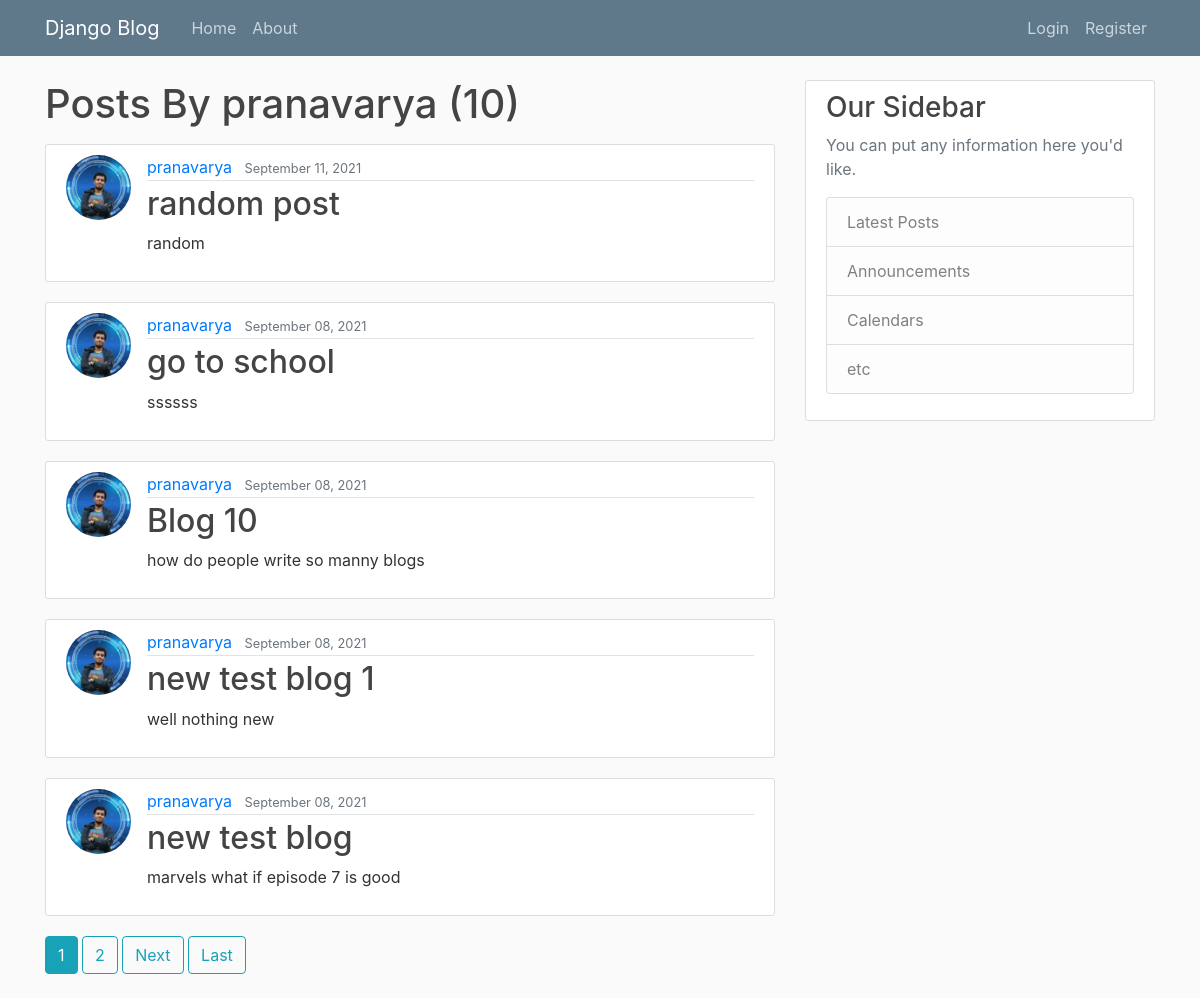
/user/pranavarya/, run on the app's committed database.
### blog/models.py (models this page shows, shortened)
class post(models.Model):
    title=models.CharField(max_length=100)
    content=models.TextField()
    date_posted=models.DateTimeField(default=timezone.now)
    author=models.ForeignKey(User,on_delete=models.CASCADE)

### users/models.py (models this page shows, shortened)
class Profile(models.Model):
    user = models.OneToOneField(User, on_delete=models.CASCADE)
    image = models.ImageField(default='default.jpg', upload_to='profile_pics')

### blog/views.py (the view)
# urls.py: path('user/<str:username>/', UserPostView.as_view(),name="user-posts"),
class UserPostView(ListView):
    model =  post
    template_name='blog/user_posts.html'
    context_object_name='posts'
    paginate_by=5
    def get_queryset(self) :
        user = get_object_or_404(User, username=self.kwargs.get('username'))
        return post.objects.filter(author=user).order_by('-date_posted')

### blog/templates/blog/user_posts.html (shortened to what this page needs)
{% extends "blog/base.html" %}
{% block content %}
    <h1 class='mb-3'>  Posts By {{ view.kwargs.username }} ({{page_obj.paginator.count}})               </h1>
    {% for post in posts %}
        <article class="media content-section">
          <img class="rounded-circle article-img" src="{{ post.author.profile.image.url }}">
          <div class="media-body">
            <div class="article-metadata">
              <a class="mr-2" href="{% url 'user-posts' post.author %}" >{{ post.author }}</a>
              <small class="text-muted">{{ post.date_posted|date:"F d, Y" }}</small>
            </div>
            <h2><a class="article-title" href="{% url 'post-detail' post.id %}">{{ post.title }}</a></h2>
            <p class="article-content">{{ post.content }}</p>
          </div>
        </article>
    {% endfor %}
    {% if is_paginated %}
      {% for num in page_obj.paginator.page_range %}
          {% if num == page_obj.number %}
            <a class="btn btn-info mb-4" href="?page={{num}}">{{num}}</a>
          {% elif num > page_obj.number|add:"-3" and num < page_obj.number|add:"3" %}
              <a class="btn btn-outline-info mb-4" href="?page={{num}}">{{num}}</a>
          {% endif %}
      {% endfor %}
    {% if page_obj.has_next %}
       <a class="btn btn-outline-info mb-4" href="?page={{ page_obj.next_page_number }}">Next</a>
        <a class="btn btn-outline-info mb-4" href="?page={{ page_obj.paginator.num_pages }}">Last</a>
      {% endif %}
    {% endif %}
{% endblock content %}

### blog/static/blog/main.css (style rules this page uses)
body { background: #fafafa; color: #333333; margin-top: 5rem; }
h1, h2, h3, h4, h5, h6 { color: #444444; }
.content-section { background: #ffffff; padding: 10px 20px; border: 1px solid #dddddd; border-radius: 3px; margin-bottom: 20px; }
.article-title { color: #444444; }
.article-content { white-space: pre-line; }
.article-img { height: 65px; width: 65px; margin-right: 16px; }
.article-metadata { padding-bottom: 1px; margin-bottom: 4px; border-bottom: 1px solid #e3e3e3 }

### data on the page
post: author.profile.image (picture), author "pranavarya", date_posted "September 11, 2021", title "random post", content "random"
post: author.profile.image (picture), author "pranavarya", date_posted "September 08, 2021", title "go to school", content "ssssss"
post: author.profile.image (picture), author "pranavarya", date_posted "September 08, 2021", title "Blog 10", content "how do people write so manny blogs"
post: author.profile.image (picture), author "pranavarya", date_posted "September 08, 2021", title "new test blog 1", content "well nothing new"
post: author.profile.image (picture), author "pranavarya", date_posted "September 08, 2021", title "new test blog", content "marvels what if episode 7 is good"

### other printed values
{{ view.kwargs.username }} "pranavarya"
{{ page_obj.paginator.count }} "10"
{{ num }} "1"
{{ num }} "2"
